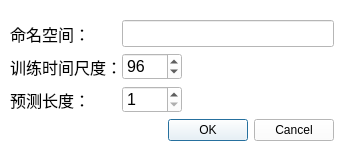
<?xml version="1.0" encoding="UTF-8"?>
<ui version="4.0">
 <class>DataSettingDlg</class>
 <widget class="QWidget" name="DataSettingDlg">
  <property name="geometry">
   <rect>
    <x>0</x>
    <y>0</y>
    <width>344</width>
    <height>161</height>
   </rect>
  </property>
  <property name="font">
   <font>
    <pointsize>12</pointsize>
   </font>
  </property>
  <property name="windowTitle">
   <string>光伏预测训练信息</string>
  </property>
  <property name="styleSheet">
   <string notr="true">background-color: rgb(255, 255, 255);</string>
  </property>
  <layout class="QVBoxLayout" name="verticalLayout">
   <property name="spacing">
    <number>0</number>
   </property>
   <property name="leftMargin">
    <number>0</number>
   </property>
   <property name="topMargin">
    <number>0</number>
   </property>
   <property name="rightMargin">
    <number>0</number>
   </property>
   <property name="bottomMargin">
    <number>0</number>
   </property>
   <item>
    <layout class="QGridLayout" name="gridLayout">
     <property name="leftMargin">
      <number>10</number>
     </property>
     <property name="topMargin">
      <number>10</number>
     </property>
     <property name="rightMargin">
      <number>10</number>
     </property>
     <property name="bottomMargin">
      <number>10</number>
     </property>
     <property name="horizontalSpacing">
      <number>0</number>
     </property>
     <property name="verticalSpacing">
      <number>6</number>
     </property>
     <item row="2" column="3">
      <widget class="QSpinBox" name="predictLenSqinBox">
       <property name="maximumSize">
        <size>
         <width>60</width>
         <height>16777215</height>
        </size>
       </property>
       <property name="styleSheet">
        <string notr="true">font: 500 15pt &quot;PingFang SC&quot;;</string>
       </property>
       <property name="minimum">
        <number>1</number>
       </property>
       <property name="maximum">
        <number>1000</number>
       </property>
      </widget>
     </item>
     <item row="0" column="3">
      <widget class="QLineEdit" name="nameSpaceEdit">
       <property name="toolTip">
        <string>&lt;html&gt;&lt;head/&gt;&lt;body&gt;&lt;p&gt;给你的数据集命名&lt;/p&gt;&lt;/body&gt;&lt;/html&gt;</string>
       </property>
       <property name="styleSheet">
        <string notr="true">font: 500 15pt &quot;PingFang SC&quot;;</string>
       </property>
       <property name="inputMask">
        <string/>
       </property>
       <property name="maxLength">
        <number>32767</number>
       </property>
      </widget>
     </item>
     <item row="2" column="0">
      <widget class="QLabel" name="label_2">
       <property name="styleSheet">
        <string notr="true">font: 500 15pt &quot;PingFang SC&quot;;</string>
       </property>
       <property name="text">
        <string>预测长度：</string>
       </property>
      </widget>
     </item>
     <item row="0" column="0">
      <widget class="QLabel" name="Label">
       <property name="styleSheet">
        <string notr="true">font: 500 15pt &quot;PingFang SC&quot;;</string>
       </property>
       <property name="text">
        <string>命名空间：</string>
       </property>
      </widget>
     </item>
     <item row="1" column="3">
      <widget class="QSpinBox" name="seqLenSpinBox">
       <property name="sizePolicy">
        <sizepolicy hsizetype="Minimum" vsizetype="Fixed">
         <horstretch>0</horstretch>
         <verstretch>0</verstretch>
        </sizepolicy>
       </property>
       <property name="maximumSize">
        <size>
         <width>60</width>
         <height>16777215</height>
        </size>
       </property>
       <property name="toolTip">
        <string>&lt;!DOCTYPE HTML PUBLIC &quot;-//W3C//DTD HTML 4.0//EN&quot; &quot;http://www.w3.org/TR/REC-html40/strict.dtd&quot;&gt;
&lt;html&gt;&lt;head&gt;&lt;meta name=&quot;qrichtext&quot; content=&quot;1&quot; /&gt;&lt;meta charset=&quot;utf-8&quot; /&gt;&lt;style type=&quot;text/css&quot;&gt;
p, li { white-space: pre-wrap; }
hr { height: 1px; border-width: 0; }
li.unchecked::marker { content: &quot;\2610&quot;; }
li.checked::marker { content: &quot;\2612&quot;; }
&lt;/style&gt;&lt;/head&gt;&lt;body style=&quot; font-family:'PingFang SC'; font-size:15pt; font-weight:500; font-style:normal;&quot;&gt;
&lt;p style=&quot; margin-top:12px; margin-bottom:12px; margin-left:0px; margin-right:0px; -qt-block-indent:0; text-indent:0px;&quot;&gt;尽量是2的倍数&lt;/p&gt;&lt;/body&gt;&lt;/html&gt;</string>
       </property>
       <property name="styleSheet">
        <string notr="true">font: 500 15pt &quot;PingFang SC&quot;;</string>
       </property>
       <property name="buttonSymbols">
        <enum>QAbstractSpinBox::UpDownArrows</enum>
       </property>
       <property name="minimum">
        <number>2</number>
       </property>
       <property name="maximum">
        <number>1000</number>
       </property>
       <property name="value">
        <number>96</number>
       </property>
      </widget>
     </item>
     <item row="1" column="0">
      <widget class="QLabel" name="label">
       <property name="styleSheet">
        <string notr="true">font: 500 15pt &quot;PingFang SC&quot;;</string>
       </property>
       <property name="text">
        <string>训练时间尺度：</string>
       </property>
      </widget>
     </item>
     <item row="3" column="3">
      <widget class="QDialogButtonBox" name="okCancelBtnBox">
       <property name="styleSheet">
        <string notr="true"> *[text=&quot;确定&quot;] {
	background: rgb(26, 115, 232);
	color: rgb(255, 255, 255);
	font: 12pt &quot;PingFang SC&quot;;
	border: 0px;
	border-radius: 10%;
	padding-left: 25px;
	padding-right: 25px;
	border-width: 1px;
	border-color: rgb(100, 100, 100);
	border-style: solid;
	border-radius: 10%;
}

*[text=&quot;确定&quot;]:hover {
	background: rgb(52, 160, 255);
	font: 12pt &quot;PingFang SC&quot;;
	border: 0px;
	border-radius: 10%;
}

 *[text=&quot;取消&quot;] {
	background: rgb(229, 229, 229);
	font: 12pt &quot;PingFang SC&quot;;
	border-width: 1px;
	border-color: rgb(100, 100, 100);
	border-style: solid;
	border-radius: 10%;
	padding-left: 25px;
	padding-right: 25px;
}

 *[text=&quot;取消&quot;]:hover {
	background:rgb(255, 255, 255);
	font: 12pt &quot;PingFang SC&quot;;
	border-style: solid;	
}</string>
       </property>
       <property name="standardButtons">
        <set>QDialogButtonBox::Cancel|QDialogButtonBox::Ok</set>
       </property>
       <property name="centerButtons">
        <bool>false</bool>
       </property>
      </widget>
     </item>
    </layout>
   </item>
  </layout>
 </widget>
 <tabstops>
  <tabstop>nameSpaceEdit</tabstop>
  <tabstop>seqLenSpinBox</tabstop>
  <tabstop>predictLenSqinBox</tabstop>
 </tabstops>
 <resources/>
 <connections/>
</ui>
